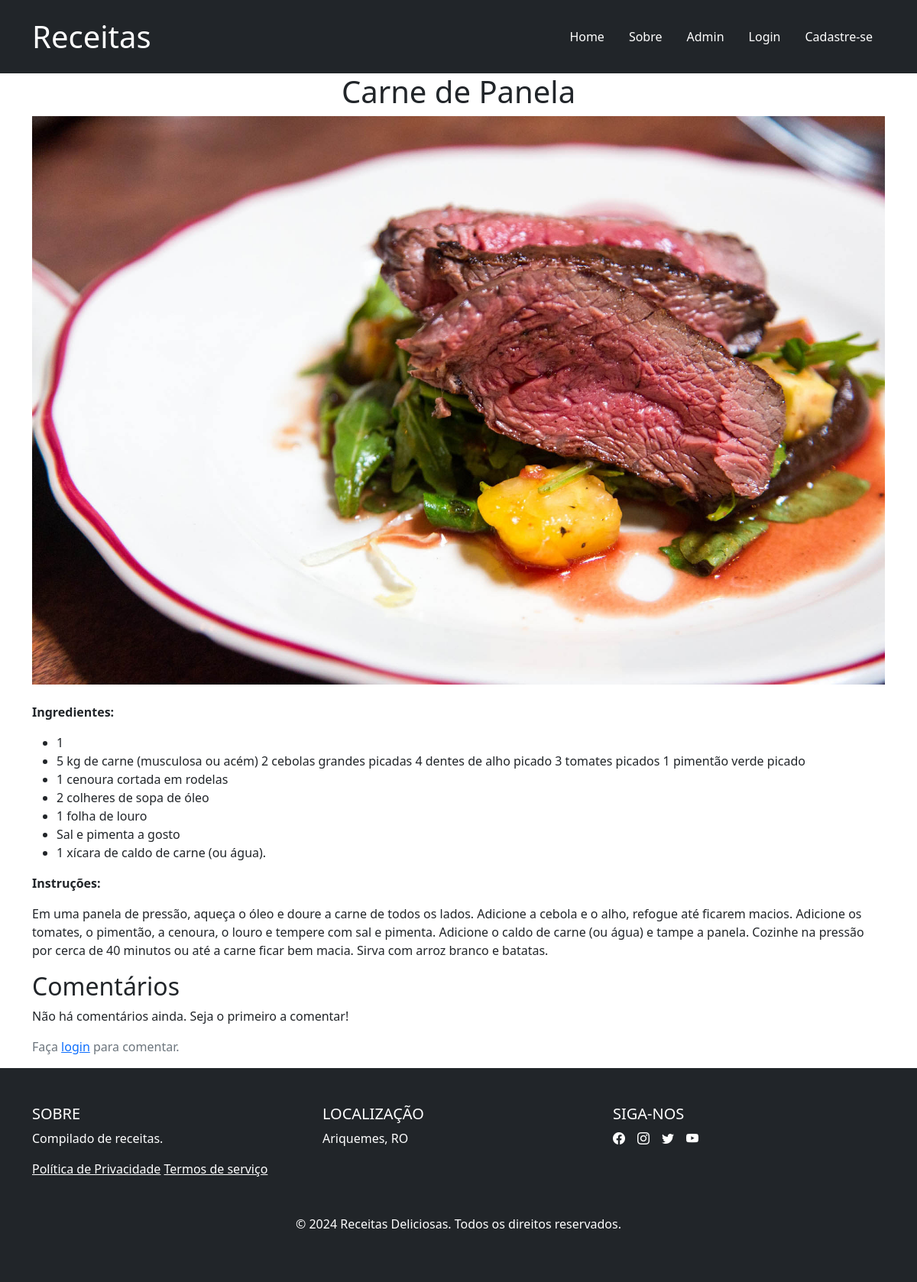
Screenshot of /receita/4/ with the database file from the repository.
### core/models.py (models this page shows, shortened)
class Receita(models.Model):
    titulo = models.CharField(max_length=200)
    ingredientes = models.TextField(help_text="Liste os ingredientes separados por vírgulas.")
    instrucoes = models.TextField(help_text="Escreva as instruções passo a passo.")
    foto = models.ImageField(null=True, blank=True, verbose_name="Foto da Receita")
    data_criacao = models.DateTimeField(auto_now_add=True)
    data_atualizacao = models.DateTimeField(auto_now=True)
    usuario = models.ForeignKey(User, on_delete=models.CASCADE, verbose_name="Usuário")
    categoria = models.ForeignKey(Categoria, on_delete=models.SET_NULL, null=True, blank=True, verbose_name="Categoria")
    class Meta:
        verbose_name = "Receita"
        verbose_name_plural = "Receitas"

### core/views.py (the view)
# urls.py: path('receita/<int:pk>/', views.ReceitaDetailView.as_view(), name='receita_detail'),
class ReceitaDetailView(DetailView):
    template_name = 'receita_detail.html'
    model = Receita
    context_object_name = 'receita'
    def get_context_data(self, **kwargs):
        context = super().get_context_data(**kwargs)
        receita = self.get_object()
        context['ingredientes'] = [ingrediente.strip() for ingrediente in receita.ingredientes.split(',')]
        context['comentarios'] = receita.comentarios.all()
        context['comentario_form'] = ComentarioForm()
        return context

### core/templates/receita_detail.html
{% extends 'base.html' %}
{% block content %}
<main>
    <section class="recipe-detail section-padding">
        <div class="container">
            <h1 class="text-center">{{ receita.titulo }}</h1>
            <img src="{{ receita.foto.url }}" class="img-fluid mb-4" alt="{{ receita.titulo }}">
            <p><strong>Ingredientes:</strong></p>
            <ul>
                {% for ingrediente in ingredientes %}
                    <li>{{ ingrediente }}</li>
                {% endfor %}
            </ul>
            <p><strong>Instruções:</strong></p>
            <p>{{ receita.instrucoes }}</p>
        </div>
    </section>
    <section class="comments section-padding">
        <div class="container">
            <h2>Comentários</h2>
            {% if comentarios %}
                <ul>
                    {% for comentario in comentarios %}
                        <li>
                            <strong>{{ comentario.usuario.username }}</strong>: {{ comentario.texto }} <br>
                            <small class="text-muted">{{ comentario.data_criacao|date:"d/m/Y H:i" }}</small>
                        </li>
                    {% endfor %}
                </ul>
            {% else %}
                <p>Não há comentários ainda. Seja o primeiro a comentar!</p>
            {% endif %}
            {% if user.is_authenticated %}
                <form method="post" action="{% url 'core:criar_comentario' receita.id %}">
                    {% csrf_token %}
                    {{ comentario_form.as_p }}
                    <button type="submit" class="btn btn-primary">Enviar</button>
                </form>
            {% else %}
                <p class="text-muted">Faça <a href="{% url 'loginuser' %}">login</a> para comentar.</p>
            {% endif %}
        </div>
    </section>
</main>
{% endblock %}

### rows the page displays
Receita: titulo "Carne de Panela", foto (picture), instrucoes "Em uma panela de pressão, aqueça o óleo e doure a carne de todos os lados. Adicione a cebola e o alho, refogue até ficarem macios. Adicione os tomates, o pimentão, a cenoura, o louro e tempere com sal e pimenta. Adicione o caldo de carne (ou água) e tampe a panela. Cozinhe na pressão por cerca de 40 minutos ou até a carne ficar bem macia. Sirva com arroz branco e batatas."

### other values shown
{{ ingrediente }} "1" "5 kg de carne (musculosa ou acém) 2 cebolas grandes picadas 4 dentes de alho picado 3 tomates picados 1 pimentão verde picado" "1 cenoura cortada em rodelas" "2 colheres de sopa de óleo" "1 folha de louro" "Sal e pimenta a gosto" "1 xícara de caldo de carne (ou água)."
